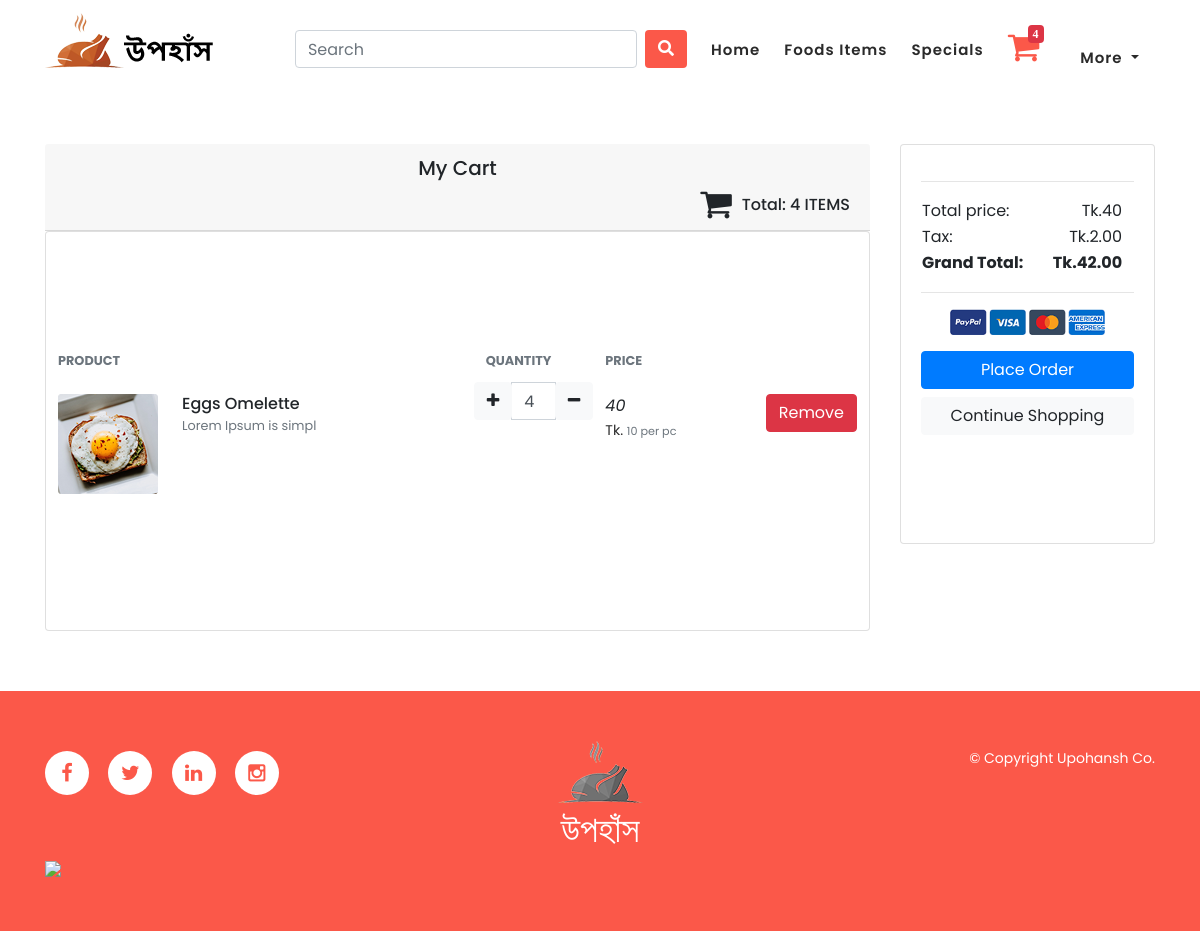
Page /cart/ (signed in) on the earlier database version.
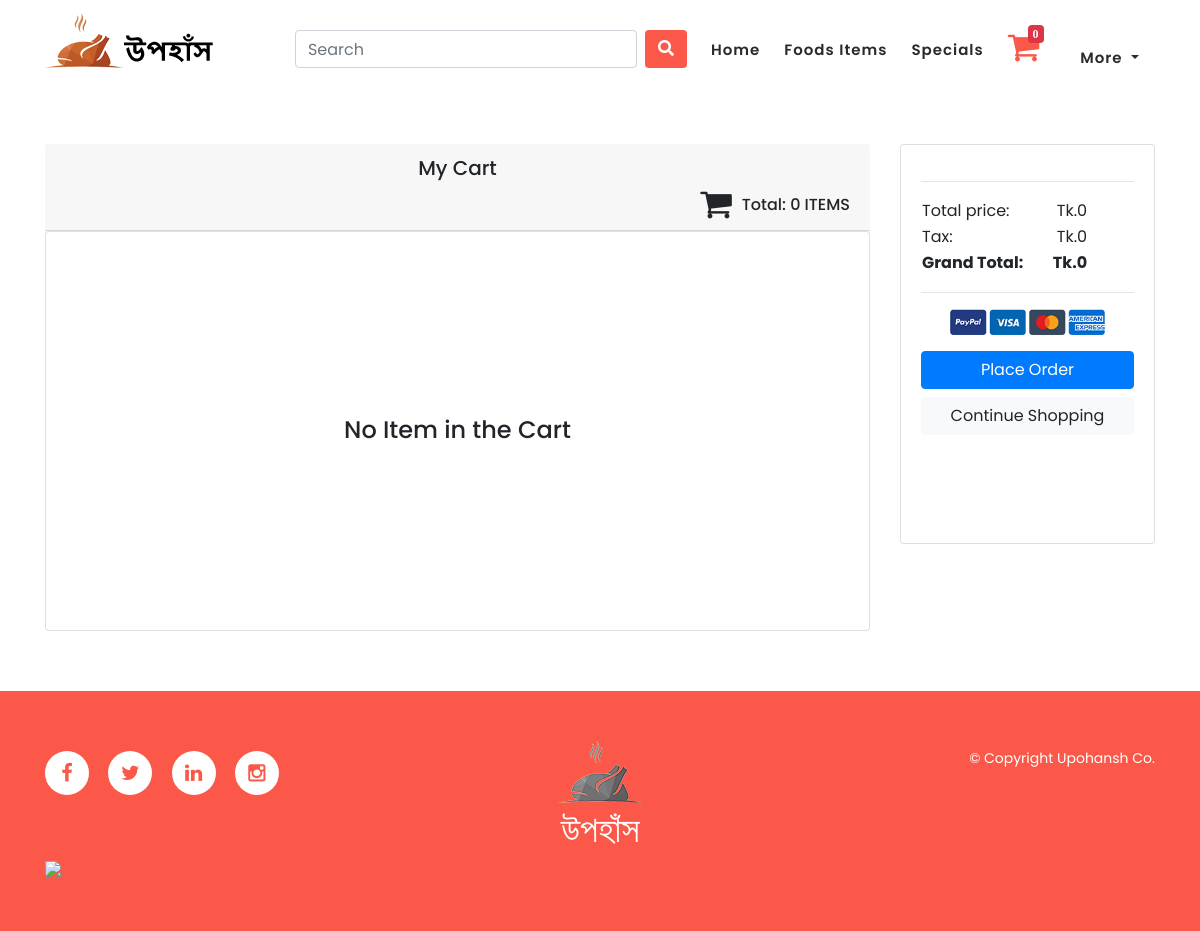
Same page on the later database version.
### cart/models.py (models this page shows)
class CartItem(models.Model):
    user = models.ForeignKey(User, on_delete=models.CASCADE, null=True)
    food_item = models.ForeignKey(FoodItem, on_delete=models.CASCADE)
    quantity = models.IntegerField()
    cart = models.ForeignKey(Cart, on_delete=models.CASCADE, null=True)
    is_active = models.BooleanField(default=True)
    def sub_total(self):
        if self.food_item.discount_price:
            print("Discounted price: ", self.food_item.discount_price)
            return self.food_item.discount_price*self.quantity
        else:
            print("Item has not no discount price")
            return self.food_item.food_price*self.quantity
    def __str__(self) -> str:
        return f'{self.food_item} {self.quantity}'

### menu/models.py (models this page shows)
class FoodItem (models.Model):
    food_name = models.CharField(max_length=100, unique=True)
    slug = models.SlugField(max_length=100, unique=True)
    food_price = models.IntegerField()
    discount_price = models.DecimalField(max_digits=10, decimal_places=2, null=True, blank=True)
    food_image = models.ImageField(upload_to='photos/foods', blank=True)
    food_description = models.TextField(max_length=500, blank=True)
    is_available = models.BooleanField(default=True)
    category = models.ForeignKey(Category, on_delete=models.CASCADE)
    created_date = models.DateTimeField(auto_now_add=True)
    modified_date = models.DateTimeField(auto_now=True)
    def __str__(self) -> str:
        return f'{self.food_name} {self.food_price}'

### cart/views.py (the view)
# urls.py: path('', views.cart, name = 'cart'),
def cart(request):
    session_id = get_create_session(request)
    cart_id = Cart.objects.filter(cart_id = session_id).exists()
    cart_items = None
    tax = 0
    total = 0
    grand_total = 0
    """
    Cases:
    1. user logged in and has cart
    2. user not logged in and has cart
    3. user logged in and has no cart
    4. user not logged in and has no cart
    """
    if not request.user.is_authenticated and cart_id:
        cart_obj = Cart.objects.get(cart_id = session_id)
        print("user not logged in, but has cart: cart_obj- ", type(cart_obj))
        cart_items = CartItem.objects.filter(cart = cart_obj)
        print("cart_items:", cart_items)
    elif request.user.is_authenticated :
        cart_obj = Cart.objects.filter(cart_id = session_id)
        cart_items = CartItem.objects.filter(user = request.user)
    elif not request.user.is_authenticated and not cart_id:
        cart_items=None
    if cart_items:
        for item in cart_items:
            print("item: ", item)
            total += item.sub_total()
            """if item.food_item.discount_price:
                print("Discounted price: ", item.food_item.discount_price)
            else:
                print("Item has not no discount price")"""
        tax += Decimal(.05)*total
        grand_total = total+tax
    return render(request, 'cart/cart.html', {'cart_items': cart_items, 'total':total, 'tax':round(tax, 2), 'grand_total':round(grand_total, 2)})

### cart/views.py (called while the page is built)
def get_create_session(request):
    if not request.session.session_key:
        request.session.create()
    return request.session.session_key

### upohansh/custom_context_processor.py (called while the page is built, shortened)
def cart_context(request):
    food_quantity = 0
    if request.user.is_authenticated:
        cart_exists = CartItem.objects.filter(user = request.user).exists()
        if cart_exists:
            foods = CartItem.objects.filter(user = request.user)
            for food in foods:
                food_quantity += food.quantity
    request.session['food_quantity'] = food_quantity
    return {}

### cart/templates/cart/cart.html (shortened to what the changed rows need)
{% extends 'base.html' %}
{% load static %}
{% block body%}
<br><br><br><br><br><br>
<section class="section" id="cart">
    <div class="container">
        <div class="row">
          <aside class="col-lg-9">
            <div class="card-header">
              <div style="display: flex; justify-content: flex-end; align-items: center;">
                  <i class="fa fa-shopping-cart fa-lg" style="font-size: 34px; margin-right: 10px;"></i>
                  <h6>Total: {{ request.session.food_quantity }} ITEMS</h6>
              </div>
            </div>
            <div class="card" style="display: flex; justify-content: center; align-items: center;">
              {% if cart_items %}
              <table class="table table-borderless table-shopping-cart">
                <thead class="text-muted">
                  <tr class="small text-uppercase">
                    <th scope="col" colspan="2" width="50%">Product</th>
                    <th scope="col" width="15%">Quantity</th>
                    <th scope="col" width="15%">Price</th>
                    <th scope="col" class="text-right" width="20%"></th>
                  </tr>
                </thead>
                <tbody>
                  {% for i in cart_items %}
                  <tr>
                    <td width="10%" style="height:100px; width: 100px;">
                      <div class="tab-item">
                        <img src="{{i.food_item.food_image.url}}" alt="Image" class="img-sm">
                      </div>
                      </td>
                      <td width="40%">
                        <div class="tab-item">
                        <h6>{{i.food_item.food_name}}</h6>
                        <p class="text-muted small">{{i.food_item.food_description|slice:"0:20"}}</p>
                    </div>
                    </td>
                    <td width="15%" style=" width: auto; padding: 0;">
                      <div class="" >
                        <div class="input-group input-spinner" >
                          <div class="input-group-prepend">
                            <form method="post" action="{% url 'increase_cart' i.food_item.pk %}">
                              <button class="btn btn-light" type="submit" id="button-plus">
                                <i class="fa fa-plus"></i>
                              </button>
                            </form>
                          </div>
                          <input type="text" class="form-control" value="{{i.quantity}}" />
                          <div class="input-group-append">
                            <form method="post" action="{% url 'decrease_cart' food_id=i.food_item.pk %}">
                            <button class="btn btn-light" type="submit" id="button-minus">
                              <i class="fa fa-minus"></i>
                            </button>
                            </form>
                          </div>
                        </div>
                      </div>
                    </td>
                    <td>
                      <div class="price-wrap">
                          <var class="price">{{ i.sub_total }}</var>
                          <p>Tk. <small class="text-muted">
                              {% if i.food_item.discount_price %}
                                {{ i.food_item.discount_price }}
                                  <strike class="text-dark">{{ i.food_item.food_price }}</strike>
                              {% else %}
                                  {{ i.food_item.food_price }}
                              {% endif %}
                              per pc
                          </small></p>
                      </div>
                    </td>
                    <td class="text-right">
                      <form method="post" >
                      <a href="{% url 'remove_from_cart' food_id=i.food_item.pk %}" class="btn btn-danger">Remove</a>
                      </form>
                    </td>
                  </tr>
                  {% endfor %}
                </tbody>
              </table>
              {% else %}
              <h4>No Item in the Cart</h4>
              {% endif %}
            </div>
          </aside>
          <aside class="col-lg-3">
            <div class="card">
              <div class="card-body">
                <table>
                  <tr style="padding-top: 20px;">
                    <td>Total price:</td>
                    <td>&nbsp;&nbsp;&nbsp;&nbsp;&nbsp;&nbsp;</td>
                    <td class="text-right">Tk.{{total}}</td>
                  </tr>
                  <tr style="padding-top: 20px;">
                    <td>Tax:</td>
                    <td>&nbsp;&nbsp;&nbsp;&nbsp;&nbsp;&nbsp;</td>
                    <td class="text-right">Tk.{{tax}}</td>
                  </tr>
                  <tr style="padding-top: 20px;">
                    <td class="text-right"><strong>Tk.{{grand_total}}</strong></td>
                  </tr>
                </table>
              </div>
            </div>
          </aside>
        </div>
      </div>
</section>
{% endblock%}

Differences in the rows shown:
removed CartItem: food_item.food_image (picture), food_item.food_name "Eggs Omelette", food_item.food_description "Lorem Ipsum is simpl", quantity "4", sub_total "40", food_item.food_price "10"
Other differences:
{{ request.session.food_quantity }}: "4" → "0"
{{ total }}: "40" → "0"
{{ tax }}: "2.00" → "0"
{{ grand_total }}: "42.00" → "0"
text no longer shown: "PRODUCT QUANTITY PRICE"
text now shown: "No Item in the Cart"
